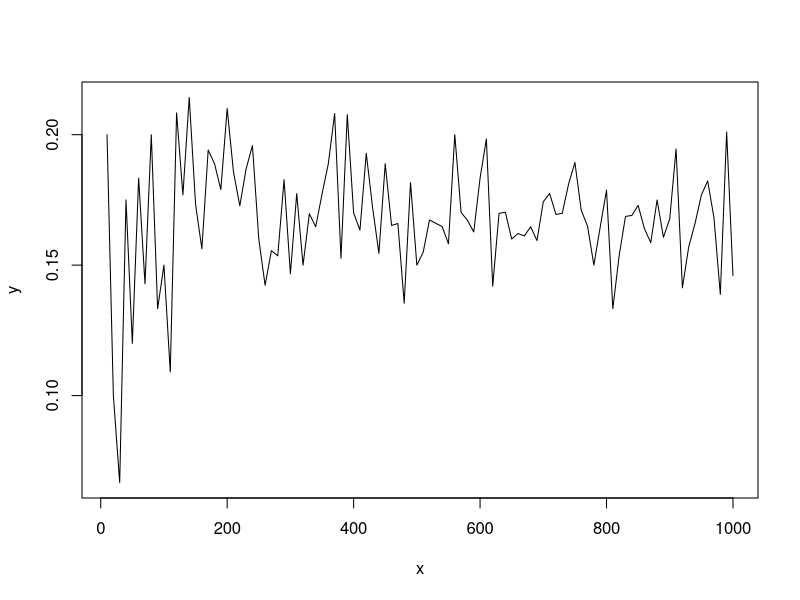

Recreate this plot in R.
## ---- chunk 1
knitr::opts_chunk$set(echo = TRUE)
## ---- chunk 2
dice <- 1:6
sample(dice,1)
## ---- chunk 3
sample(dice,2)
## ---- chunk 4
sum(sample(dice,2))
## ---- chunk 5
numero_lotto <- 1:49
sample(numero_lotto,5,replace = FALSE)
## ---- chunk 6
sum(sample(rep(0:1,c(5,10)),8,rep=TRUE))
## ---- chunk 7
Urne <- function(k,p,q){
  sample(rep(c("rouge","noir"),c(p,q)),k,rep=FALSE)
}

Urne(10,5,10)
## ---- chunk 8
FreqEmp <- function(n){
  sum(sample(1:6,n,rep=TRUE)==5)/n
}

FreqEmp(100)
## ---- chunk 9
#x <- 10^((0:6)/2)
x <- 10*(1:100)
y <- sapply(x,FreqEmp)

plot(x,y,type="l")
## ---- chunk 10
matrix(1:4,ncol=2,byrow = TRUE)
## ---- chunk 11
nucleotide <- c("A","C","T","G")

sample_sequence <- function(){
  sample(nucleotide,100,rep=TRUE)
}

sample_sequence()
## ---- chunk 12

compare_sequence <- function(seq1,seq2){
  sum(seq1 == seq2)
}

compare_sequence(sample_sequence(),sample_sequence())
## ---- chunk 13

count_successive <- function(seq){
  sum(seq[1:99] == seq[2:100])
}

count_successive(sample_sequence())
